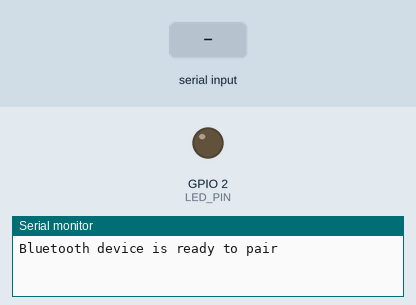
This sketch was run on a simulated ESP32. Shown: output pins drawn as LEDs (lit = HIGH), the last lines printed to the serial monitor. The test bench sets the inputs (shaded band). Nothing arrives over Bluetooth unless stated.

Above: at 1.2 s.
1.3 s: "1\n" received over the second serial link
At 1.6 s:
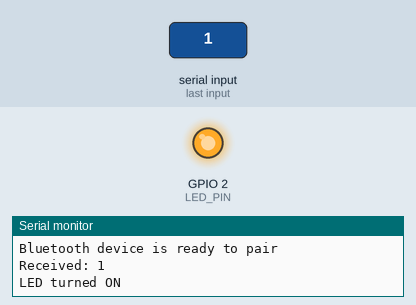
2.8 s: "0\n" received over the second serial link
At 3.9 s:
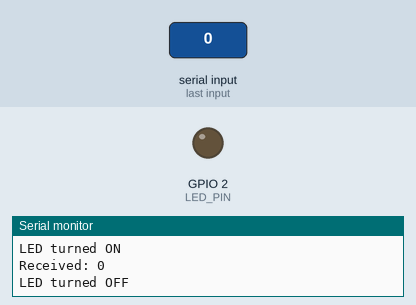
Timing chart, 0 to 5.8 s (numbered marks = the images above; inputs shaded):
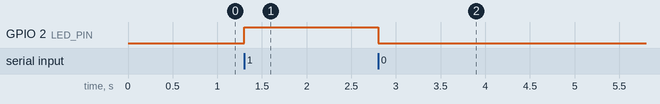

The sketch:

BLE_Controlled_LED.ino
```cpp
#include "BluetoothSerial.h"

BluetoothSerial SerialBT;

#define LED_PIN 2  // Change to 2 if you're using the built-in LED on NodeMCU-32S

void setup() {
  Serial.begin(115200);
  SerialBT.begin("ESP32_LED_Control");  // Bluetooth device name
  Serial.println("Bluetooth device is ready to pair");

  pinMode(LED_PIN, OUTPUT);
  digitalWrite(LED_PIN, LOW);  // Start with LED OFF
}

void loop() {
  if (SerialBT.available()) {
    String incoming = SerialBT.readStringUntil('\n');
    incoming.trim();  // Remove any whitespace or newlines
    Serial.print("Received: ");
    Serial.println(incoming);

    if (incoming == "1") {
      digitalWrite(LED_PIN, HIGH);
      SerialBT.println("LED is ON");
      Serial.println("LED turned ON");
    } else if (incoming == "0") {
      digitalWrite(LED_PIN, LOW);
      SerialBT.println("LED is OFF");
      Serial.println("LED turned OFF");
    } else {
      SerialBT.println("Unknown command: " + incoming);
      Serial.println("Unknown command received");
    }
  }
}
```

Measured:
- after the input at 1.3 s, GPIO 2 (LED_PIN): LOW → HIGH at once
- after the input at 2.8 s, GPIO 2 (LED_PIN): HIGH → LOW at once
